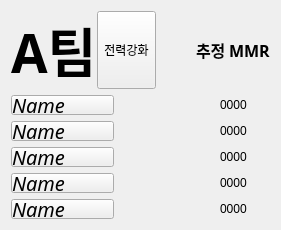
           <widget class="QWidget" name="ATeamPage" native="true">
            <property name="styleSheet">
             <string notr="true">QWidget QWidget QPushButton {
	Text-align : left;
}
</string>
            </property>
            <layout class="QVBoxLayout" name="verticalLayout_4">
             <item>
              <widget class="QWidget" name="ATeamPost" native="true">
               <property name="sizePolicy">
                <sizepolicy hsizetype="Preferred" vsizetype="Fixed">
                 <horstretch>0</horstretch>
                 <verstretch>0</verstretch>
                </sizepolicy>
               </property>
               <layout class="QHBoxLayout" name="horizontalLayout_7">
                <property name="spacing">
                 <number>0</number>
                </property>
                <property name="sizeConstraint">
                 <enum>QLayout::SetDefaultConstraint</enum>
                </property>
                <property name="leftMargin">
                 <number>0</number>
                </property>
                <property name="topMargin">
                 <number>0</number>
                </property>
                <property name="rightMargin">
                 <number>0</number>
                </property>
                <property name="bottomMargin">
                 <number>0</number>
                </property>
                <item>
                 <widget class="QLabel" name="ATeamLabel">
                  <property name="font">
                   <font>
                    <family>맑은 고딕</family>
                    <pointsize>40</pointsize>
                    <weight>75</weight>
                    <bold>true</bold>
                   </font>
                  </property>
                  <property name="styleSheet">
                   <string notr="true">color : &quot;orange&quot;;</string>
                  </property>
                  <property name="text">
                   <string>A팀</string>
                  </property>
                 </widget>
                </item>
                <item>
                 <widget class="QToolButton" name="toolButton_21">
                  <property name="sizePolicy">
                   <sizepolicy hsizetype="Preferred" vsizetype="Ignored">
                    <horstretch>0</horstretch>
                    <verstretch>0</verstretch>
                   </sizepolicy>
                  </property>
                  <property name="styleSheet">
                   <string notr="true">background : &quot;transparent&quot;;</string>
                  </property>
                  <property name="text">
                   <string>전력강화</string>
                  </property>
                  <property name="icon">
                   <iconset>
                    <normaloff>up.png</normaloff>up.png</iconset>
                  </property>
                  <property name="iconSize">
                   <size>
                    <width>40</width>
                    <height>40</height>
                   </size>
                  </property>
                  <property name="checkable">
                   <bool>false</bool>
                  </property>
                  <property name="toolButtonStyle">
                   <enum>Qt::ToolButtonTextUnderIcon</enum>
                  </property>
                 </widget>
                </item>
                <item>
                 <spacer name="horizontalSpacer_4">
                  <property name="orientation">
                   <enum>Qt::Horizontal</enum>
                  </property>
                  <property name="sizeHint" stdset="0">
                   <size>
                    <width>40</width>
                    <height>20</height>
                   </size>
                  </property>
                 </spacer>
                </item>
                <item>
                 <widget class="QLabel" name="label_19">
                  <property name="font">
                   <font>
                    <family>맑은 고딕</family>
                    <pointsize>12</pointsize>
                    <weight>75</weight>
                    <bold>true</bold>
                   </font>
                  </property>
                  <property name="text">
                   <string>추정 MMR</string>
                  </property>
                  <property name="margin">
                   <number>10</number>
                  </property>
                 </widget>
                </item>
               </layout>
              </widget>
             </item>
             <item>
              <widget class="QWidget" name="widget_9" native="true">
               <property name="sizePolicy">
                <sizepolicy hsizetype="Preferred" vsizetype="Preferred">
                 <horstretch>0</horstretch>
                 <verstretch>0</verstretch>
                </sizepolicy>
               </property>
               <property name="styleSheet">
                <string notr="true">QWidget {
	padding-right : 20px;
}</string>
               </property>
               <property name="class" stdset="0">
                <string>users</string>
               </property>
               <layout class="QHBoxLayout" name="horizontalLayout_8">
                <property name="spacing">
                 <number>0</number>
                </property>
                <property name="leftMargin">
                 <number>0</number>
                </property>
                <property name="topMargin">
                 <number>0</number>
                </property>
                <property name="rightMargin">
                 <number>0</number>
                </property>
                <property name="bottomMargin">
                 <number>0</number>
                </property>
                <item>
                 <widget class="QPushButton" name="pushButton_22">
                  <property name="sizePolicy">
                   <sizepolicy hsizetype="MinimumExpanding" vsizetype="Ignored">
                    <horstretch>0</horstretch>
                    <verstretch>0</verstretch>
                   </sizepolicy>
                  </property>
                  <property name="font">
                   <font>
                    <family>나눔고딕</family>
                    <pointsize>15</pointsize>
                    <weight>50</weight>
                    <italic>true</italic>
                    <bold>false</bold>
                   </font>
                  </property>
                  <property name="styleSheet">
                   <string notr="true">QWidget QWidget QPushButton {
	Text-align : left;
}</string>
                  </property>
                  <property name="text">
                   <string>Name</string>
                  </property>
                 </widget>
                </item>
                <item>
                 <spacer name="horizontalSpacer_6">
                  <property name="orientation">
                   <enum>Qt::Horizontal</enum>
                  </property>
                  <property name="sizeHint" stdset="0">
                   <size>
                    <width>40</width>
                    <height>20</height>
                   </size>
                  </property>
                 </spacer>
                </item>
                <item>
                 <widget class="QLabel" name="label_17">
                  <property name="text">
                   <string>0000</string>
                  </property>
                 </widget>
                </item>
               </layout>
              </widget>
             </item>
             <item>
              <widget class="QWidget" name="widget_10" native="true">
               <property name="sizePolicy">
                <sizepolicy hsizetype="Preferred" vsizetype="Preferred">
                 <horstretch>0</horstretch>
                 <verstretch>0</verstretch>
                </sizepolicy>
               </property>
               <property name="styleSheet">
                <string notr="true">QWidget {
	padding-right : 20px;
}</string>
               </property>
               <property name="class" stdset="0">
                <string>users</string>
               </property>
               <layout class="QHBoxLayout" name="horizontalLayout_9">
                <property name="spacing">
                 <number>0</number>
                </property>
                <property name="leftMargin">
                 <number>0</number>
                </property>
                <property name="topMargin">
                 <number>0</number>
                </property>
                <property name="rightMargin">
                 <number>0</number>
                </property>
                <property name="bottomMargin">
                 <number>0</number>
                </property>
                <item>
                 <widget class="QPushButton" name="pushButton_23">
                  <property name="sizePolicy">
                   <sizepolicy hsizetype="MinimumExpanding" vsizetype="Ignored">
                    <horstretch>0</horstretch>
                    <verstretch>0</verstretch>
                   </sizepolicy>
                  </property>
                  <property name="font">
                   <font>
                    <family>나눔고딕</family>
                    <pointsize>15</pointsize>
                    <weight>50</weight>
                    <italic>true</italic>
                    <bold>false</bold>
                   </font>
                  </property>
                  <property name="text">
                   <string>Name</string>
                  </property>
                 </widget>
                </item>
                <item>
                 <spacer name="horizontalSpacer_7">
                  <property name="orientation">
                   <enum>Qt::Horizontal</enum>
                  </property>
                  <property name="sizeHint" stdset="0">
                   <size>
                    <width>40</width>
                    <height>20</height>
                   </size>
                  </property>
                 </spacer>
                </item>
                <item>
                 <widget class="QLabel" name="label_18">
                  <property name="text">
                   <string>0000</string>
                  </property>
                 </widget>
                </item>
               </layout>
              </widget>
             </item>
             <item>
              <widget class="QWidget" name="widget_11" native="true">
               <property name="sizePolicy">
                <sizepolicy hsizetype="Preferred" vsizetype="Preferred">
                 <horstretch>0</horstretch>
                 <verstretch>0</verstretch>
                </sizepolicy>
               </property>
               <property name="styleSheet">
                <string notr="true">QWidget {
	padding-right : 20px;
}</string>
               </property>
               <property name="class" stdset="0">
                <string>users</string>
               </property>
               <layout class="QHBoxLayout" name="horizontalLayout_10">
                <property name="spacing">
                 <number>0</number>
                </property>
                <property name="leftMargin">
                 <number>0</number>
                </property>
                <property name="topMargin">
                 <number>0</number>
                </property>
                <property name="rightMargin">
                 <number>0</number>
                </property>
                <property name="bottomMargin">
                 <number>0</number>
                </property>
                <item>
                 <widget class="QPushButton" name="pushButton_24">
                  <property name="sizePolicy">
                   <sizepolicy hsizetype="MinimumExpanding" vsizetype="Ignored">
                    <horstretch>0</horstretch>
                    <verstretch>0</verstretch>
                   </sizepolicy>
                  </property>
                  <property name="font">
                   <font>
                    <family>나눔고딕</family>
                    <pointsize>15</pointsize>
                    <weight>50</weight>
                    <italic>true</italic>
                    <bold>false</bold>
                   </font>
                  </property>
                  <property name="text">
                   <string>Name</string>
                  </property>
                 </widget>
                </item>
                <item>
                 <spacer name="horizontalSpacer_8">
                  <property name="orientation">
                   <enum>Qt::Horizontal</enum>
                  </property>
                  <property name="sizeHint" stdset="0">
                   <size>
                    <width>40</width>
                    <height>20</height>
                   </size>
                  </property>
                 </spacer>
                </item>
                <item>
                 <widget class="QLabel" name="label_21">
                  <property name="text">
                   <string>0000</string>
                  </property>
                 </widget>
                </item>
               </layout>
              </widget>
             </item>
             <item>
              <widget class="QWidget" name="widget_12" native="true">
               <property name="sizePolicy">
                <sizepolicy hsizetype="Preferred" vsizetype="Preferred">
                 <horstretch>0</horstretch>
                 <verstretch>0</verstretch>
                </sizepolicy>
               </property>
               <property name="styleSheet">
                <string notr="true">QWidget {
	padding-right : 20px;
}</string>
               </property>
               <property name="class" stdset="0">
                <string>users</string>
               </property>
               <layout class="QHBoxLayout" name="horizontalLayout_11">
                <property name="spacing">
                 <number>0</number>
                </property>
                <property name="leftMargin">
                 <number>0</number>
                </property>
                <property name="topMargin">
                 <number>0</number>
                </property>
                <property name="rightMargin">
                 <number>0</number>
                </property>
                <property name="bottomMargin">
                 <number>0</number>
                </property>
                <item>
                 <widget class="QPushButton" name="pushButton_25">
                  <property name="sizePolicy">
                   <sizepolicy hsizetype="MinimumExpanding" vsizetype="Ignored">
                    <horstretch>0</horstretch>
                    <verstretch>0</verstretch>
                   </sizepolicy>
                  </property>
                  <property name="font">
                   <font>
                    <family>나눔고딕</family>
                    <pointsize>15</pointsize>
                    <weight>50</weight>
                    <italic>true</italic>
                    <bold>false</bold>
                   </font>
                  </property>
                  <property name="text">
                   <string>Name</string>
                  </property>
                 </widget>
                </item>
                <item>
                 <spacer name="horizontalSpacer_9">
                  <property name="orientation">
                   <enum>Qt::Horizontal</enum>
                  </property>
                  <property name="sizeHint" stdset="0">
                   <size>
                    <width>40</width>
                    <height>20</height>
                   </size>
                  </property>
                 </spacer>
                </item>
                <item>
                 <widget class="QLabel" name="label_22">
                  <property name="text">
                   <string>0000</string>
                  </property>
                 </widget>
                </item>
               </layout>
              </widget>
             </item>
             <item>
              <widget class="QWidget" name="widget_13" native="true">
               <property name="sizePolicy">
                <sizepolicy hsizetype="Preferred" vsizetype="Preferred">
                 <horstretch>0</horstretch>
                 <verstretch>0</verstretch>
                </sizepolicy>
               </property>
               <property name="styleSheet">
                <string notr="true">QWidget {
	padding-right : 20px;
}</string>
               </property>
               <property name="class" stdset="0">
                <string>users</string>
               </property>
               <layout class="QHBoxLayout" name="horizontalLayout_12">
                <property name="spacing">
                 <number>0</number>
                </property>
                <property name="leftMargin">
                 <number>0</number>
                </property>
                <property name="topMargin">
                 <number>0</number>
                </property>
                <property name="rightMargin">
                 <number>0</number>
                </property>
                <property name="bottomMargin">
                 <number>0</number>
                </property>
                <item>
                 <widget class="QPushButton" name="pushButton_26">
                  <property name="sizePolicy">
                   <sizepolicy hsizetype="MinimumExpanding" vsizetype="Ignored">
                    <horstretch>0</horstretch>
                    <verstretch>0</verstretch>
                   </sizepolicy>
                  </property>
                  <property name="font">
                   <font>
                    <family>나눔고딕</family>
                    <pointsize>15</pointsize>
                    <weight>50</weight>
                    <italic>true</italic>
                    <bold>false</bold>
                   </font>
                  </property>
                  <property name="text">
                   <string>Name</string>
                  </property>
                 </widget>
                </item>
                <item>
                 <spacer name="horizontalSpacer_10">
                  <property name="orientation">
                   <enum>Qt::Horizontal</enum>
                  </property>
                  <property name="sizeHint" stdset="0">
                   <size>
                    <width>40</width>
                    <height>20</height>
                   </size>
                  </property>
                 </spacer>
                </item>
                <item>
                 <widget class="QLabel" name="label_23">
                  <property name="text">
                   <string>0000</string>
                  </property>
                 </widget>
                </item>
               </layout>
              </widget>
             </item>
            </layout>
           </widget>
